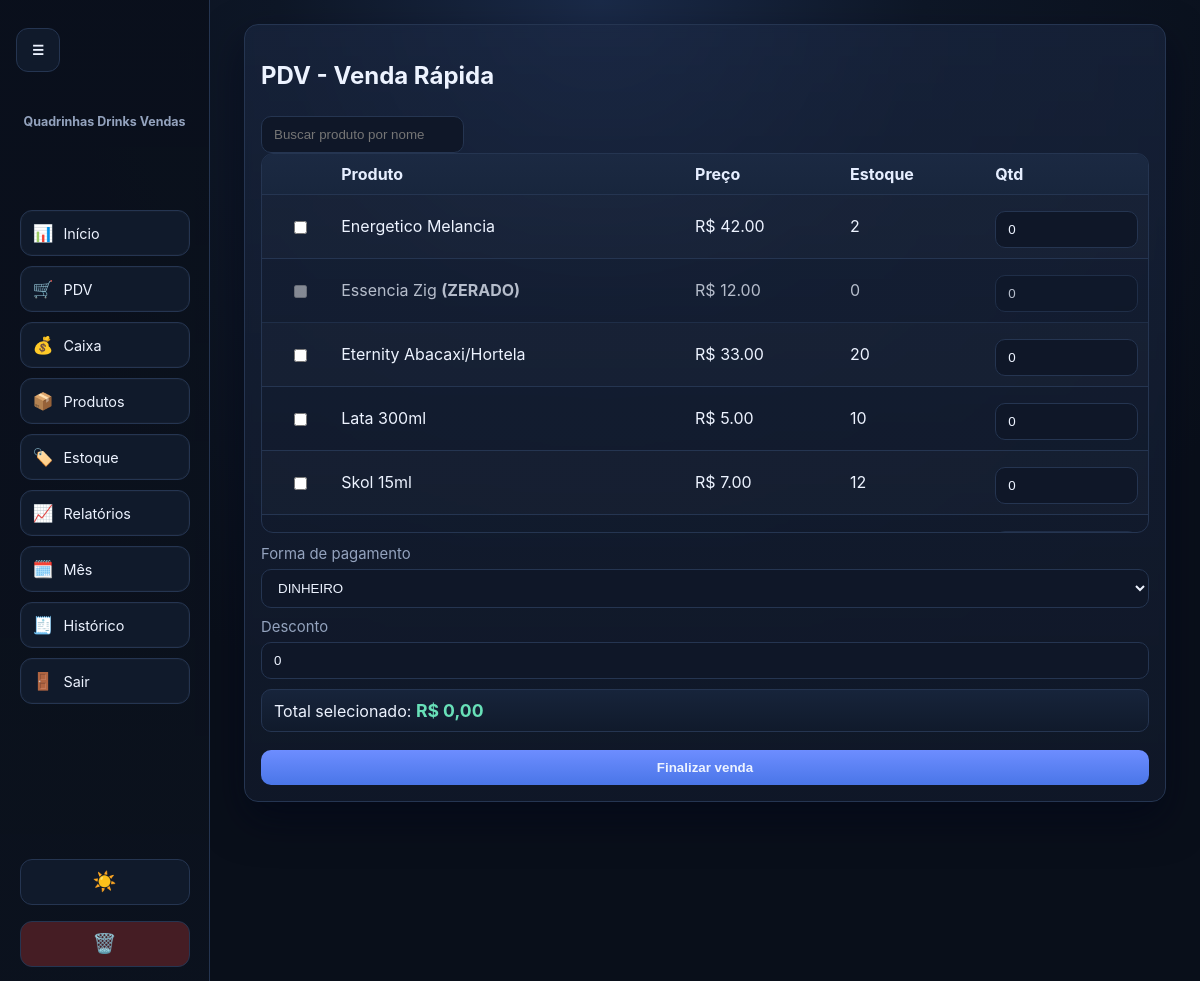
Screenshot of /pdv (signed in) with the database file from the repository.
### tables this page shows
CREATE TABLE products (
            id INTEGER PRIMARY KEY AUTOINCREMENT,
            name TEXT NOT NULL,
            category TEXT NOT NULL,
            cost_price REAL NOT NULL,
            sale_price REAL NOT NULL,
            stock_qty INTEGER NOT NULL DEFAULT 0,
            created_at TEXT NOT NULL
        );

### app.py (the view, shortened to what this page needs)
@app.route("/pdv", methods=["GET", "POST"])
def pdv():
    redirect_resp = require_login()
    if redirect_resp:
        return redirect_resp
    db = get_db()
    query = request.args.get("q", "")
    if query:
        products = db.execute(
            "SELECT * FROM products WHERE name LIKE ? ORDER BY name",
            (f"%{query}%",),
        ).fetchall()
    else:
        products = db.execute("SELECT * FROM products ORDER BY name LIMIT 100").fetchall()
    return render_template("pdv.html", products=products, payment_methods=PAYMENT_METHODS, query=query)

### app.py (called while the page is built)
def get_db() -> sqlite3.Connection:
    if "db" not in g:
        conn = sqlite3.connect(DB_PATH)
        conn.row_factory = sqlite3.Row
        conn.execute("PRAGMA foreign_keys = ON")
        g.db = conn
    return g.db

def require_login():
    if "user_id" not in session:
        flash("Faça login para acessar o sistema.", "warning")
        return redirect(url_for("login"))
    return None

@app.context_processor
def inject_branding() -> dict[str, str]:
    return {
        "logo_path": app.config["LOGO_PATH"],
        "favicon_path": app.config["FAVICON_PATH"],
        "asset_version": int(datetime.now().timestamp()) // 3600,
    }

### templates/pdv.html (shortened to what this page needs)
{% extends 'base.html' %}
{% block content %}
<section class="card">
  <h2>PDV - Venda Rápida</h2>
  <div class="inline">
    <input id="product-search" placeholder="Buscar produto por nome" autocomplete="off">
  </div>
  <form method="post">
    <div class="product-list-window">
      <table>
        <tr><th></th><th>Produto</th><th>Preço</th><th>Estoque</th><th>Qtd</th></tr>
        {% for p in products %}
        <tr data-product-row data-name="{{ p['name']|lower }}" data-price="{{ '%.2f'|format(p['sale_price']) }}" class="{{ 'stock-zero' if p['stock_qty'] == 0 else '' }}">
          <td>
            <input type="checkbox" {% if p['stock_qty'] == 0 %}disabled{% endif %} onclick="this.closest('tr').querySelector('.qty').disabled=!this.checked">
          </td>
          <td>{{ p['name'] }} {% if p['stock_qty'] == 0 %}<b>(ZERADO)</b>{% endif %}</td>
          <td>R$ {{ '%.2f'|format(p['sale_price']) }}</td>
          <td>{{ p['stock_qty'] }}</td>
          <td>
            <input class="qty" type="number" name="quantity" min="0" max="{{ p['stock_qty'] }}" value="0" disabled>
          </td>
        </tr>
        {% endfor %}
      </table>
    </div>
    <label>Forma de pagamento
      <select name="payment_method">{% for pm in payment_methods %}<option value="{{ pm }}">{{ pm }}</option>{% endfor %}</select>
    </label>
    <label>Desconto<input type="number" step="0.01" name="discount" value="0"></label>
    <p class="pdv-total-line">Total selecionado: <strong id="pdv-selected-total">R$ 0,00</strong></p>
    <button type="submit">Finalizar venda</button>
  </form>
</section>
{% endblock %}

### static/style.css (style rules this page uses)
:root { --bg: #090f1a; --surface: #101a2b; --surface-2: #17243b; --text: #edf3ff; --muted: #94a3be; --primary: #6d8dff; --primary-hover: #89a8ff; --success: #163a25; --danger: #451d24; --warning: #4a3f1a; --border: #253551; --radius: 14px; --shadow: 0 18px 40px rgba(2, 6, 23, 0.55); }
* { box-sizing: border-box; }
body { font-family: Inter, Segoe UI, Roboto, Arial, sans-serif; background: radial-gradient(circle at top, #1a2a48 0%, #0e1727 28%, var(--bg) 65%); color: var(--text); margin: 0; min-height: 100vh; }
.card { background: linear-gradient(180deg, rgba(27, 40, 67, 0.62), rgba(16, 24, 40, 0.96)); border: 1px solid var(--border); border-radius: var(--radius); padding: 16px; margin-bottom: 14px; box-shadow: var(--shadow); }
table { width: 100%; border-collapse: separate; border-spacing: 0; border: 1px solid var(--border); border-radius: 12px; overflow: hidden; }
th, td { border-bottom: 1px solid var(--border); padding: 10px; text-align: left; }
th { background: linear-gradient(180deg, #1b2942, #18263d); color: #e6eeff; }
tr:nth-child(even) td { background: rgba(255, 255, 255, 0.02); }
label { display: block; margin-bottom: 10px; color: var(--muted); font-size: 0.93rem; }
input, select, button { width: 100%; margin-top: 6px; padding: 10px 12px; border-radius: 10px; border: 1px solid var(--border); background: #0f1728; color: var(--text); }
button { cursor: pointer; background: linear-gradient(180deg, var(--primary), #4a76e8); border: none; font-weight: 600; }
.inline { display: flex; gap: 8px; align-items: end; flex-wrap: wrap; }
.inline input, .inline button { width: auto; }
.stock-zero td { opacity: 0.75; }
.product-list-window { max-height: 380px; overflow-y: auto; border: 1px solid var(--border); border-radius: 12px; margin-bottom: 12px; }
.product-list-window table { margin: 0; border: none; border-radius: 0; }
.pdv-total-line { margin: 8px 0 12px; font-size: 1rem; }
.pdv-total-line { background: linear-gradient(180deg, var(--surface-2), var(--surface)); border: 1px solid var(--border); border-radius: 10px; padding: 10px 12px; }
.pdv-total-line strong { color: #68e0b8; font-size: 1.1rem; }
.product-list-window thead th, .product-list-window tr:first-child th { position: sticky; top: 0; z-index: 1; }
.card { backdrop-filter: blur(4px); }

### rows the page displays
products: name "Energetico Melancia", sale_price "42.00", stock_qty "2"
products: name "Essencia Zig", shows "(ZERADO)", sale_price "12.00", stock_qty "0", quantity "0"
products: name "Eternity Abacaxi/Hortela", sale_price "33.00", stock_qty "20"
products: name "Lata 300ml", sale_price "5.00", stock_qty "10"
products: name "Skol 15ml", sale_price "7.00", stock_qty "12"
products: quantity "0"

### other values shown
form field payment_method "DINHEIRO"
